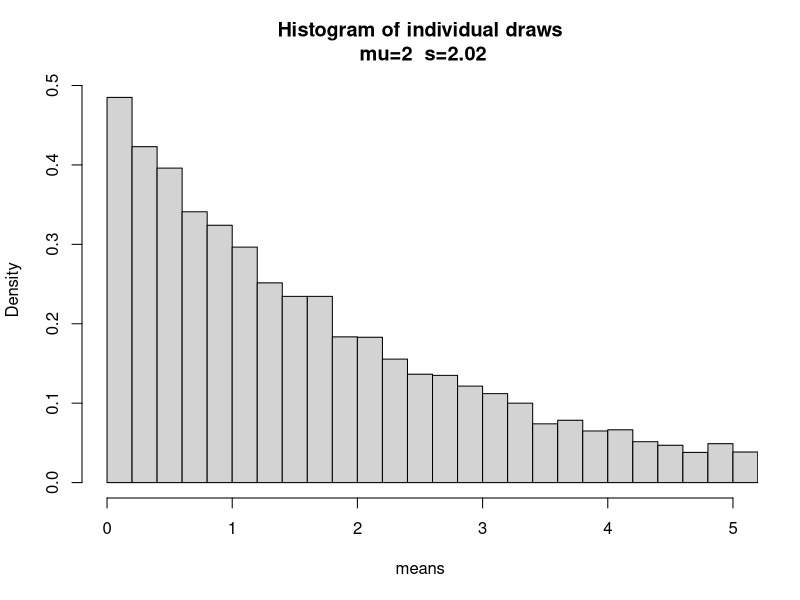
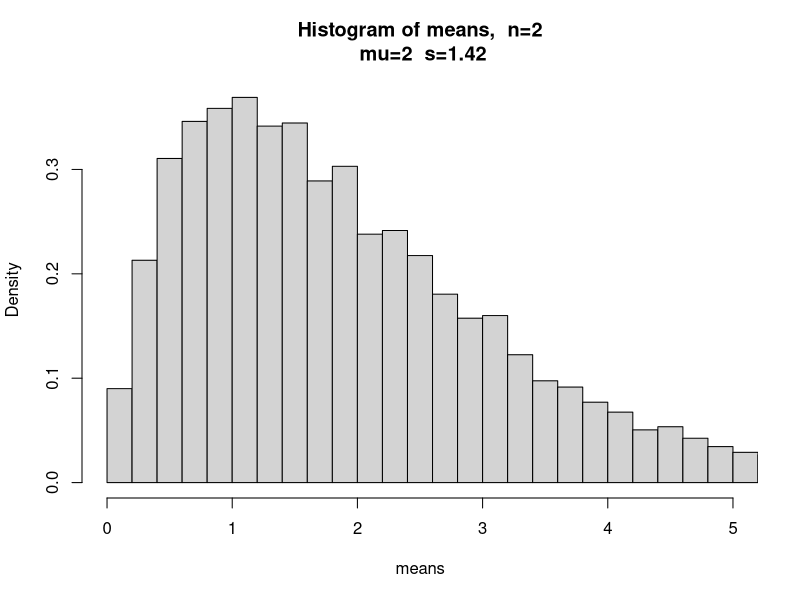
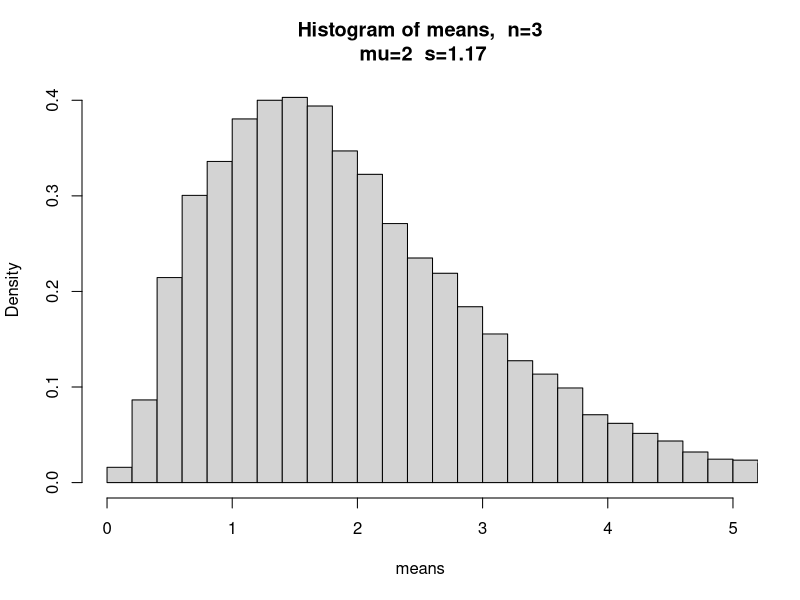
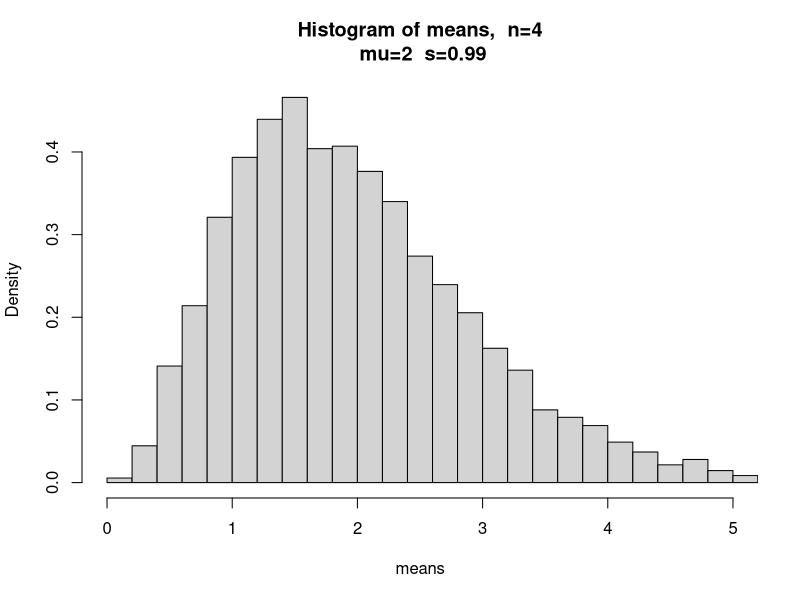
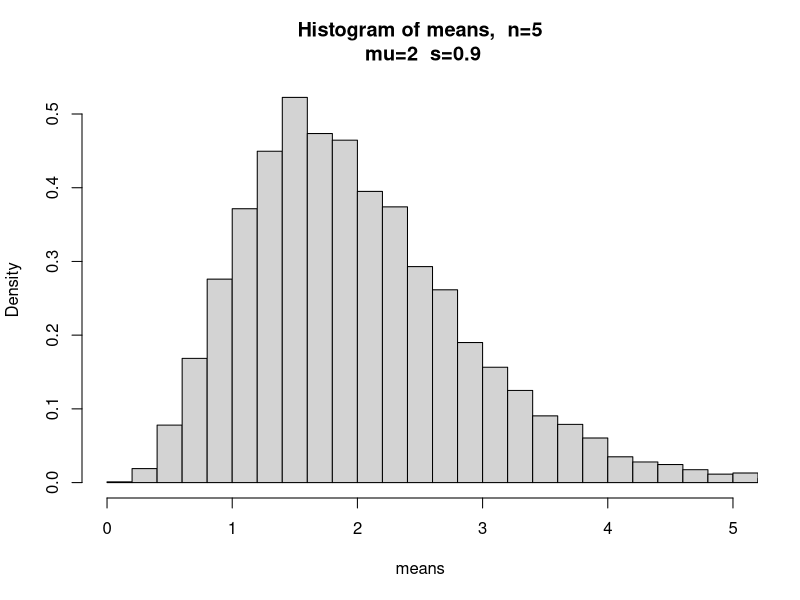
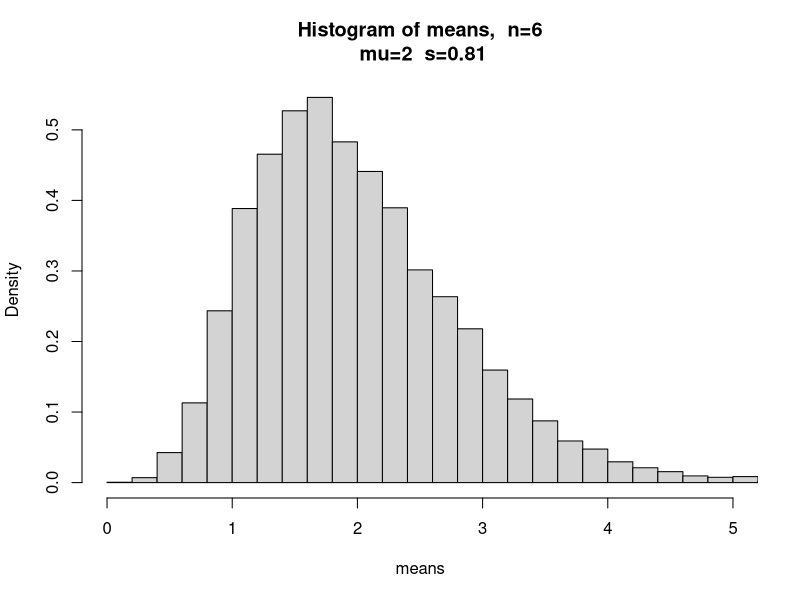
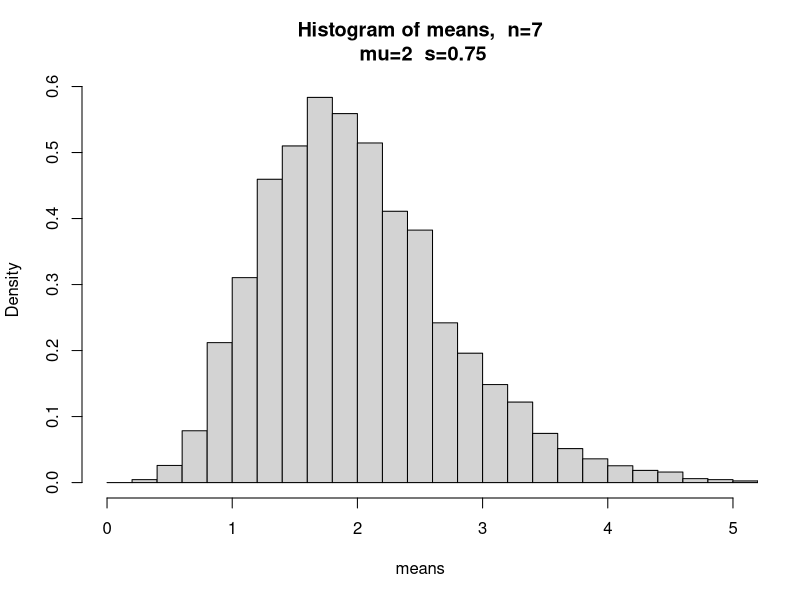
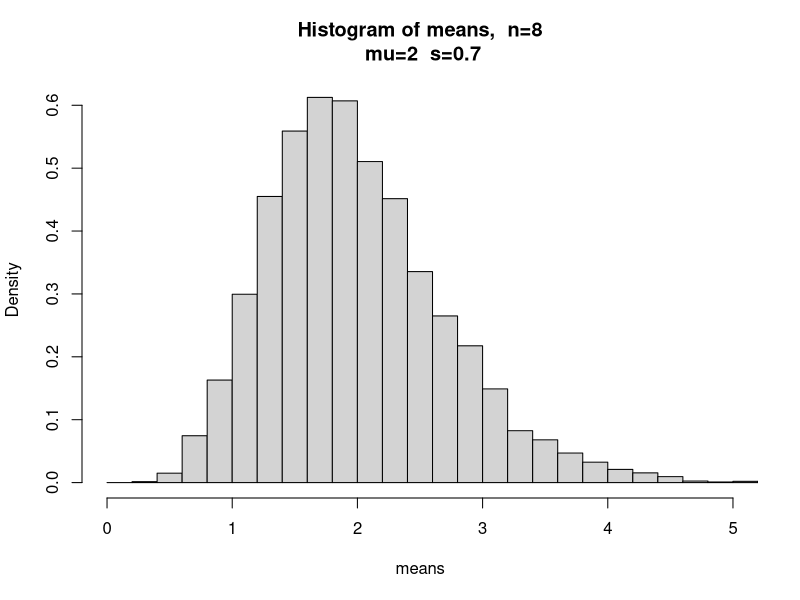

Write the R code that produced these figures, in order.



pdf("expo.pdf")

for(i in 1:30)
{
    means = c()
    for(j in 1:10000)
    {
        means = c(means, mean(2*rexp(i)))
    }
    mu = round(mean(means), 1)
    s = round(sd(means), 2)
    if(i == 1){
        hist(means, xlim=c(0,5), freq=F, 
     main = paste(c("Histogram of individual draws","\n mu=",mu,"  s=",s),
     collapse=''),
     breaks = seq(0,100,0.2))
    }
    else{
    hist(means, xlim=c(0,5), freq=F, main = paste(c("Histogram of means,  n=",i,"\n mu=",mu,"  s=",s), collapse=''),
         breaks = seq(0,100,0.2))
    }
}

dev.off()
